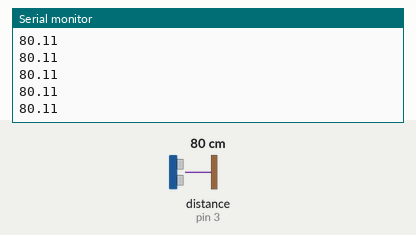
Bench run of a sketch on a simulated Arduino Uno, built with avr-gcc and run on an emulated ATmega328P. Parts: the last lines printed to the serial monitor. Wiring (inferred from the names in the program): ultrasonic range finder: trigger pin 2; echo pin 3. The inputs (shaded band) are chosen by the test bench; at power-on: distance to the obstacle (sensor on pin 3) 80 cm. The echo pulse lasts 58.3 µs per cm.

Above: at 1.2 s.
1.3 s: distance to the obstacle (sensor on pin 3) set to 2 cm
At 2.1 s:
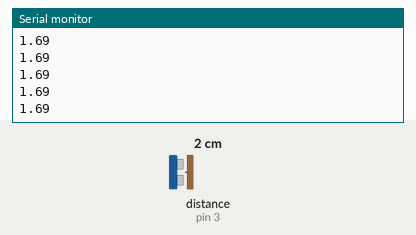
2.8 s: distance to the obstacle (sensor on pin 3) set to 4 cm
At 3.7 s:
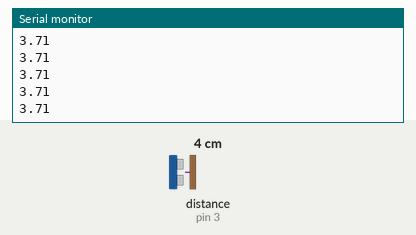
Timing chart, 0 to 5.8 s (numbered marks = the images above; inputs shaded):
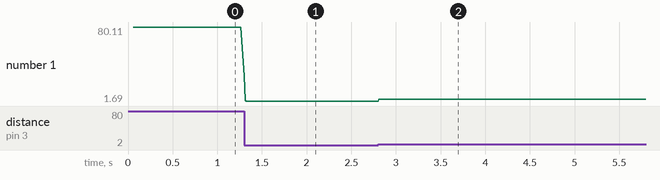

The sketch:

___7___________.ino
```cpp
int trig = 2;
int echo = 3;
float pre_distance = 0;

float get_distance()
{
  digitalWrite(trig, HIGH);
  delayMicroseconds(10);
  digitalWrite(trig, LOW);

  unsigned long duration = pulseIn(echo, HIGH);
  float distance = duration / 29.0 / 2.0;

  return distance;
}

void setup()
{
  Serial.begin(9600);

  pinMode(trig, OUTPUT);
  pinMode(echo, INPUT);

  pre_distance = get_distance();
}

void loop()
{
  float now_distance;
  float filtered_distance;

  for(int i=0;i<10;i++)
  {
    now_distance = get_distance();
    filtered_distance = (now_distance * 0.3) + (pre_distance * 0.7);
    pre_distance = filtered_distance;
  }

  Serial.println(filtered_distance);

}
```

Measured:
- after the input at 1.3 s, the serial monitor: prints a new line at once (image 1)
- after the input at 2.8 s, the serial monitor: prints a new line at once (image 2)
- plotted number 1: 80.11 → 1.69 after the input at 1.3 s, 1.69 → 3 after the input at 2.8 s
